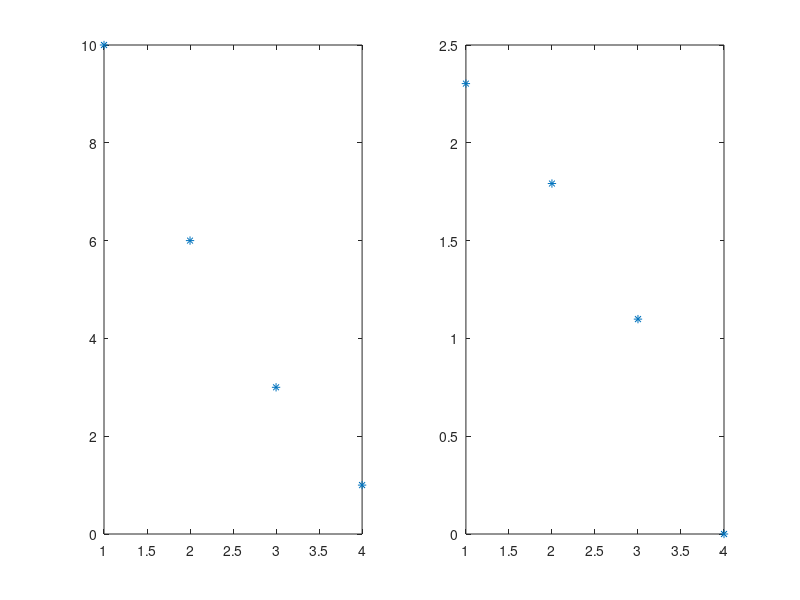

Write the MATLAB code that produced this figure.
%this is how you filter values from the x array
%as well as the y array at the same time
%necessary because numbers may be imaginary

x = [ 1, 2, 3, 4, 5, 6, 7 ];
y = [ 10, 6, 3, 1, 0, -0.5, -0.7] 


%subplot(1, 2, 1), plot(x, y,'*') 
%subplot(1, 2, 2), plot(x, ln_y, '*')

%the plots above cause problems because the
%y-values are '0' or negative and will result
%in imaginary numbers 


%filters out negative and '0' numbers because
%you cannot take the ln of a negative number
%so by removing them, you can procede

j = 1
for i=1:length(y)
    if y(i) > 0
        y_fit(j) = y(i)
        x_fit(j) = x(i)
        
        j = j + 1
    end
end

ln_y_fit=log(y_fit);

subplot(1, 2, 1), plot(x_fit, y_fit,'*')
subplot(1, 2, 2), plot(x_fit, ln_y_fit, '*')